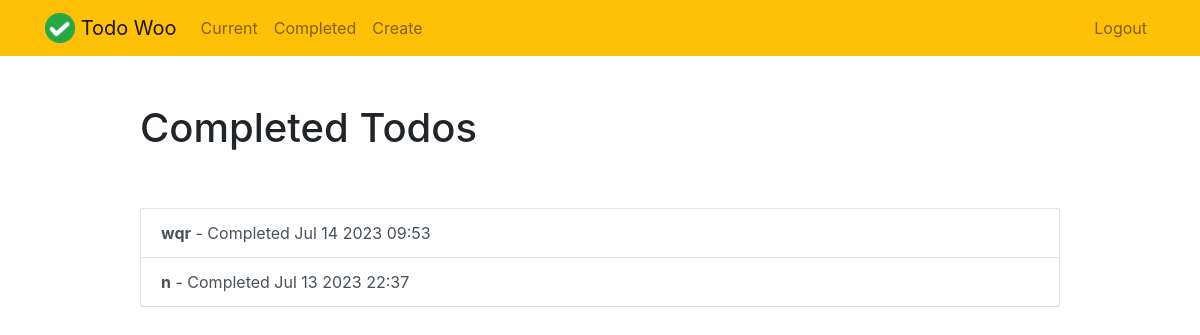
Before: /completed/ (signed in) with the older database file.
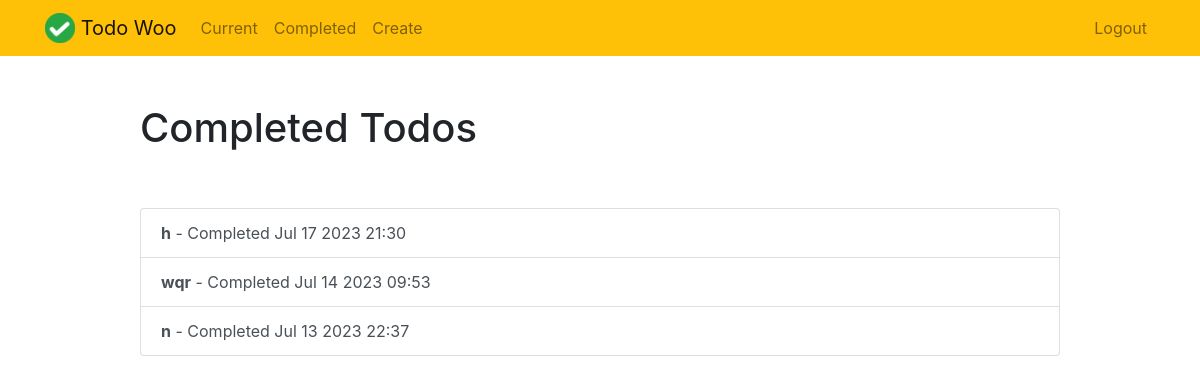
After: the same page with the newer database file.
### todo/models.py (models this page shows, shortened)
class Todo(models.Model):
    title = models.CharField(max_length=100)
    memo = models.TextField(blank=True)
    created = models.DateTimeField(auto_now_add=True)
    datecompleted = models.DateTimeField(null=True, blank=True)
    important = models.BooleanField(default=False)
    user = models.ForeignKey(User, on_delete=models.CASCADE)
    class Meta:
        verbose_name = 'Todos'
        verbose_name_plural = 'Todos'

### todo/views.py (the view)
# urls.py: path('completed/', views.completedtodos, name='completedtodos'),
@login_required
def completedtodos(request):
    completed_todos_cache = cache.get('completed_todos_cache')
    if not completed_todos_cache:
        completed_todos_cache = Todo.objects.filter(user=request.user, datecompleted__isnull=False).order_by(
            '-datecompleted')
        cache.set('completed_todos_cache', completed_todos_cache, 10)
    else:
        completed_todos_cache = cache.get('completed_todos_cache')
    return render(request, 'todo/completedtodos.html', {'completed_todos_cache': completed_todos_cache})

### todo/templates/todo/completedtodos.html
{% extends "todo/base.html" %}
{% block content %}
    <div class="row justify-content-center mt-5">
        <div class="col-md-10">
            <h1>Completed Todos</h1>
        </div>
    </div>
    <div class="row justify-content-center mt-5">
        <div class="col-md-10">
            <div class="list-group">
                {% for todo in completed_todos_cache %}
                    <a href="{% url 'viewtodo' todo.id %}" class="list-group-item list-group-item-action{% if todo.important %} list-group-item-danger{% endif %}"><b>{{ todo.title }}</b> - Completed {{ todo.datecompleted|date:'M j Y H:i' }}</a>
                {% endfor %}
            </div>
        </div>
    </div>
{% endblock %}

### todo/templates/todo/base.html (shortened to what this page needs)
{% load static %}
<!doctype html>
<html lang="en">
<head>
    <link rel="stylesheet" href="https://stackpath.bootstrapcdn.com/bootstrap/4.4.1/css/bootstrap.min.css">
</head>
<body>
<nav class="navbar navbar-expand-md navbar-light bg-warning">
<div class="container">
    <a class="navbar-brand" href="{% url 'home' %}">
         <img src="{% static 'todo/logo.png' %}" width="30" height="30" class="d-inline-block align-top">
        <span>Todo Woo</span>
    </a>
    <div class="collapse navbar-collapse" id="navbarNav">
    {% if user.is_authenticated %}
        <ul class="navbar-nav mr-auto">
                <li class="nav-item {{ current }}">
                    <a class="nav-link" href="{% url 'currenttodos' %}">Current</a>
                </li>
                <li class="nav-item {{ completed }}">
                    <a class="nav-link" href="{% url 'completedtodos' %}">Completed</a>
                </li>
                <li class="nav-item {{ create }}">
                    <a class="nav-link" href="{% url 'createtodo' %}">Create</a>
                </li>
        </ul>
    {% endif %}
    <ul class="navbar-nav ml-auto">
            {% if user.is_authenticated %}
                <li class="nav-item">
                    <a href="#" onclick="$('#signOutBtn').click()" class="nav-link">Logout</a>
                </li>
            {% endif %}
        </ul>
    </div>
</div>
</nav>
<div class="container">
{% block content %}{% endblock %}
</div>
</body>
</html>

Changed rows visible on the page:
added Todo: title "h", datecompleted "Jul 17 2023 21:30"
